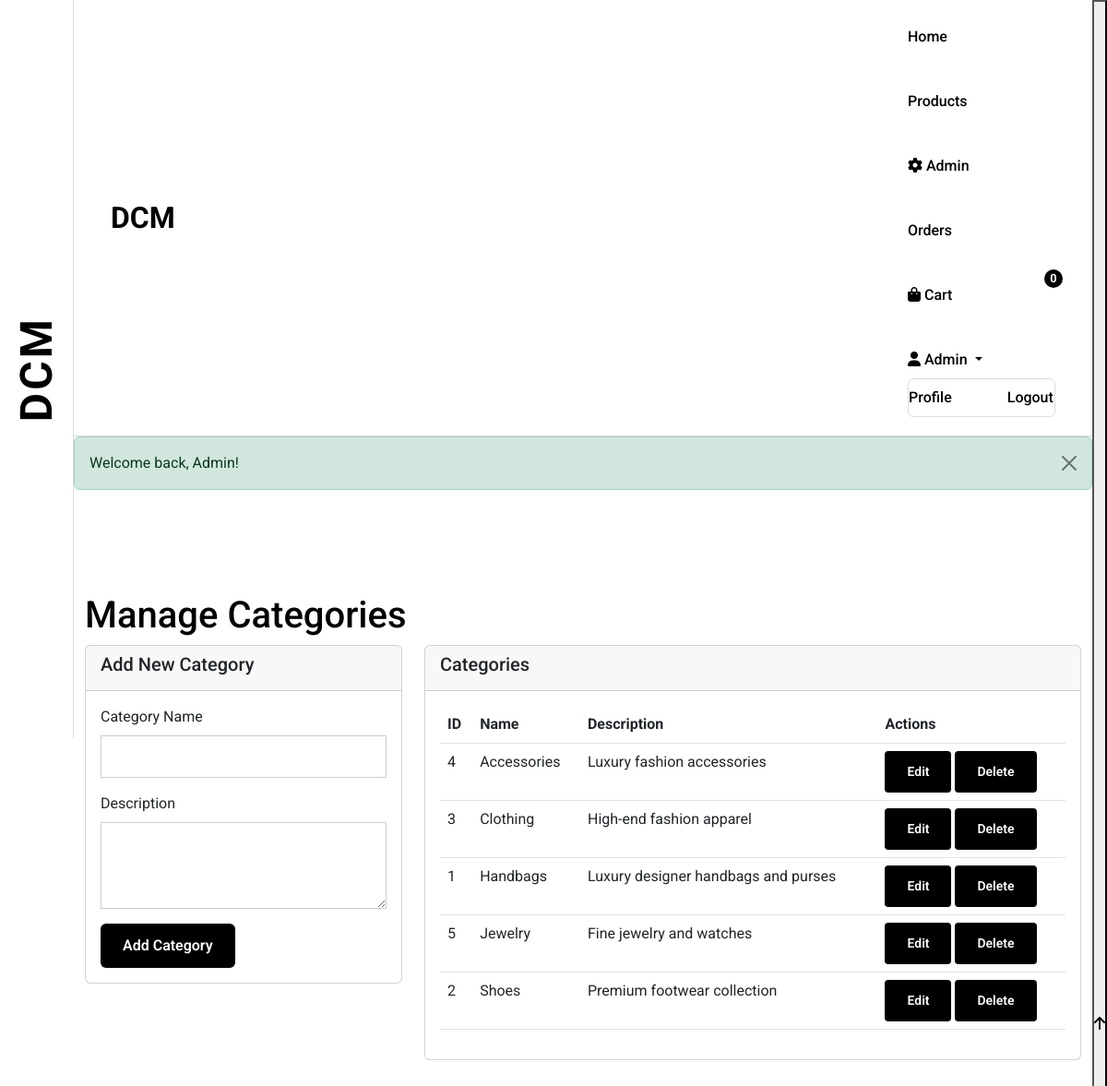
/?controller=admin&action=categories (signed in), run on the app's committed database.
### tables this page shows
CREATE TABLE IF NOT EXISTS categories (
    id INT AUTO_INCREMENT PRIMARY KEY,
    name VARCHAR(100) NOT NULL,
    description TEXT,
    created_at TIMESTAMP DEFAULT CURRENT_TIMESTAMP,
    updated_at TIMESTAMP DEFAULT CURRENT_TIMESTAMP ON UPDATE CURRENT_TIMESTAMP
);

### controllers/BaseController.php (called while the page is built, shortened)
<?php
abstract class BaseController
{
    protected function render($view, $data = [])
    {
        extract($data);
        include "views/{$view}.php";
    }
}

### controllers/AdminController.php (called while the page is built, shortened)
<?php
class AdminController extends BaseController
{
    public function categories()
    {
        $categoryModel = new Category();
        $categories = $categoryModel->getAll();
        $this->render('admin/categories', ['categories' => $categories]);
    }
}

### config/database.php (called while the page is built, shortened)
<?php
class Database
{
    private static $instance = null;
    private $host;
    private $dbname;
    private $username;
    private $password;
    private $port;
    private $pdo;
    private function __construct()
    {
        $this->host = DB_HOST;
        $this->dbname = DB_NAME;
        $this->username = DB_USER;
        $this->password = DB_PASS;
        $this->port = DB_PORT;
    }
    public static function getInstance()
    {
        if (self::$instance === null) {
            self::$instance = new Database();
        }
        return self::$instance;
    }
    private function connect()
    {
        try {
            $dsn = "mysql:host={$this->host};port={$this->port};dbname={$this->dbname};charset=utf8mb4";
            $this->pdo = new PDO($dsn, $this->username, $this->password, [
                PDO::ATTR_ERRMODE => PDO::ERRMODE_EXCEPTION,
                PDO::ATTR_DEFAULT_FETCH_MODE => PDO::FETCH_ASSOC,
                PDO::ATTR_EMULATE_PREPARES => false
            ]);
        } catch (PDOException $e) {
            $error = 'Database connection failed: ' . $e->getMessage();
            debugLog($error);
            if (DEBUG_MODE) {
                die($error);
            } else {
                die('Database connection error. Please try again later.');
            }
        }
    }
    public function query($sql, $params = [])
    {
        try {
            $stmt = $this->pdo->prepare($sql);
            $stmt->execute($params);
            return $stmt;
        } catch (PDOException $e) {
            $error = 'Database query failed: ' . $e->getMessage();
            debugLog($error);
            throw new Exception($error);
        }
    }
}

### models/Category.php (called while the page is built, shortened)
<?php
class Category
{
    private $db;
    public function __construct()
    {
        $this->db = Database::getInstance();
    }
    public function getAll()
    {
        $stmt = $this->db->query("SELECT * FROM categories ORDER BY name");
        return $stmt->fetchAll();
    }
}

### views/admin/categories.php (the view, shortened to what this page needs)
<?php include 'views/layout/header.php'; ?>
<div class="container mt-5 pt-5">
    <div class="row">
        <div class="col-12">
            <h1 class="page-title">Manage Categories</h1>
        </div>
    </div>
    <div class="row">
        <div class="col-md-4">
            <div class="card">
                <div class="card-header">
                    <h5>Add New Category</h5>
                </div>
                <div class="card-body">
                    <form method="POST">
                        <div class="mb-3">
                            <label for="name" class="form-label">Category Name</label>
                            <input type="text" class="form-control" id="name" name="name" required>
                        </div>
                        <div class="mb-3">
                            <label for="description" class="form-label">Description</label>
                            <textarea class="form-control" id="description" name="description" rows="3"></textarea>
                        </div>
                        <button type="submit" class="btn btn-primary">Add Category</button>
                    </form>
                </div>
            </div>
        </div>
        <div class="col-md-8">
            <div class="card">
                <div class="card-header">
                    <h5>Categories</h5>
                </div>
                <div class="card-body">
                    <div class="table-responsive">
                        <table class="table">
                            <thead>
                                <tr>
                                    <th>ID</th>
                                    <th>Name</th>
                                    <th>Description</th>
                                    <th>Actions</th>
                                </tr>
                            </thead>
                            <tbody>
                                <?php foreach ($categories as $category): ?>
                                    <tr>
                                        <td><?php echo $category['id']; ?></td>
                                        <td><?php echo htmlspecialchars($category['name']); ?></td>
                                        <td><?php echo htmlspecialchars($category['description']); ?></td>
                                        <td>
                                            <button class="btn btn-sm btn-outline-primary edit-category"
                                                data-id="<?php echo $category['id']; ?>"
                                                data-name="<?php echo htmlspecialchars($category['name']); ?>"
                                                data-description="<?php echo htmlspecialchars($category['description']); ?>">
                                                Edit
                                            </button>
                                            <form method="POST" style="display: inline;">
                                                <button type="submit" class="btn btn-sm btn-outline-danger"
                                                    onclick="return confirm('Are you sure?')">Delete</button>
                                            </form>
                                        </td>
                                    </tr>
                                <?php endforeach; ?>
                            </tbody>
                        </table>
                    </div>
                </div>
            </div>
        </div>
    </div>
</div>
<?php include 'views/layout/footer.php'; ?>

### assets/css/style.css (style rules this page uses)
* { margin: 0; padding: 0; box-sizing: border-box; }
body { font-family: "Roboto", sans-serif; color: #000; background-color: #fff; display: flex; }
.btn, .btn-luxury { display: inline-block; padding: 12px 24px; background-color: #000; color: #fff; text-decoration: none; font-weight: 600; transition: background-color 0.3s; border: none; cursor: pointer; }
.form-control { border: 1px solid #ccc; padding: 10px; border-radius: 0; }

### views/layout/header.php (style rules this page uses)
body { font-family: "Roboto", sans-serif; margin: 0; padding: 0; }

### data on the page
categories: id "4", name "Accessories", description "Luxury fashion accessories"
categories: id "3", name "Clothing", description "High-end fashion apparel"
categories: id "1", name "Handbags", description "Luxury designer handbags and purses"
categories: id "5", name "Jewelry", description "Fine jewelry and watches"
categories: id "2", name "Shoes", description "Premium footwear collection"

### other printed values
$cartModel->getItemCount($_SESSION['user_id']) "0"
$_SESSION['user_name'] "Admin"
$_SESSION['success'] "Welcome back, Admin!"
